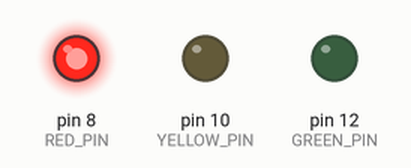
This sketch was run on a simulated Arduino Uno, built with avr-gcc and run on an emulated ATmega328P. Parts: output pins drawn as LEDs (lit = HIGH).

Above: at 1.5 s.
At 3.5 s:
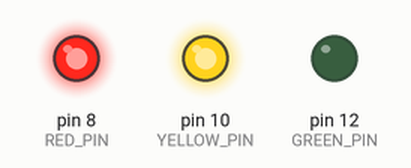
At 5.5 s:
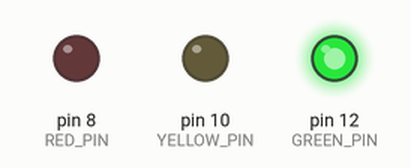
At 8.2 s:
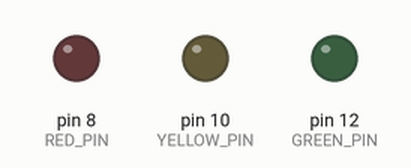
At 11.5 s:
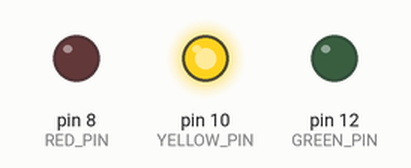
Timing chart, 0 to 16.9 s (numbered marks = the images above):
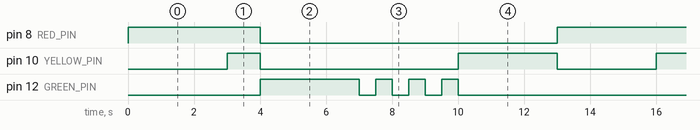

Measured:
- by itself, pin 8 (RED_PIN): alternates HIGH for 4.0 s and LOW for 9.0 s
- by itself, pin 10 (YELLOW_PIN): repeats every 13.0 s: LOW 6.0 s, HIGH 3.0 s, LOW 3.0 s, HIGH 1.0 s
- by itself, pin 12 (GREEN_PIN): repeats every 13.0 s: 3 × (LOW 0.50 s, HIGH 0.50 s), LOW 7.0 s, HIGH 3.0 s

The sketch:

Traffic_lights.ino
```cpp
#define RED_PIN 8  // вихід для червоного кольору - PIN 8
#define YELLOW_PIN 10  // вихід для жовтого кольору - PIN 10
#define GREEN_PIN 12  // вихід для зеленого кольору - PIn 12

int red_on = 3000;  // час горіння червоного кольору
int red_yellow_on = 1000;  // час горіння червоного разом з жовтим
int green_on = 3000;  // час горіння зеленого
int green_blink = 500;  // час спалахування зеленого кольору, перед жовтим
int yellow_on = 3000;  // час горіння жовтого кольору

void setup() {
  pinMode(RED_PIN, OUTPUT);
   pinMode(YELLOW_PIN, OUTPUT);
    pinMode(GREEN_PIN, OUTPUT);
}

void loop() {
  digitalWrite(RED_PIN, HIGH);   // запалюємо червоний кольор
  delay(red_on);                       // горить червоний впродовж 3с
  digitalWrite(YELLOW_PIN, HIGH);    // запалюємо жовтий
  delay(red_yellow_on);           // жовтий горить разом з червоним впродовж 1с
  digitalWrite(RED_PIN, LOW);      // гасимо червоний
  digitalWrite(YELLOW_PIN, LOW);    // гасимо червоний
  digitalWrite(GREEN_PIN, HIGH);   // запалюємо зелений
  delay(green_on);                 // зелений горить впродовж 3с
  digitalWrite(GREEN_PIN, LOW);    // гасимо зелений
  for(int i=0;i<3;i=i+1){
    delay(green_blink);
    digitalWrite(GREEN_PIN, HIGH);
    delay(green_blink);
    digitalWrite(GREEN_PIN, LOW);
    }
     // зелений блимає 3 рази по 0,5 с і далі гасне
    digitalWrite(YELLOW_PIN, HIGH);  // запалюємо жовтий
    delay(yellow_on);                 // жовтий горить впродовж 1с
    digitalWrite(YELLOW_PIN, LOW);    // гасне жовтий
}
```
